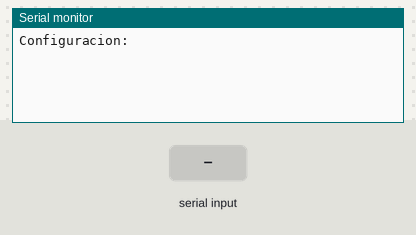
Bench run of a sketch on a simulated Arduino Uno, built with avr-gcc and run on an emulated ATmega328P. Parts: the last lines printed to the serial monitor. The test bench sets the inputs (shaded band).

Above: at 1.2 s.
1.3 s: "1" received over the second serial link
At 1.9 s:
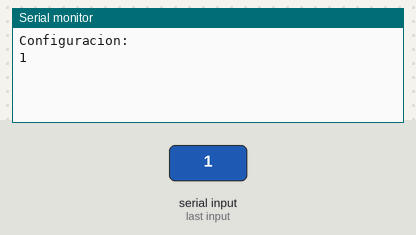
2.8 s: "0" received over the second serial link
At 4.2 s:
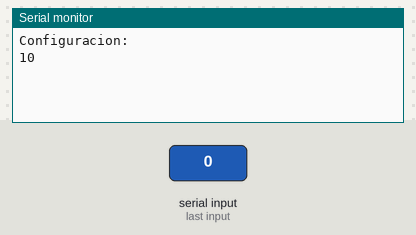

The sketch:

conf-bt.ino
```cpp
#include <SoftwareSerial.h>
 //incluimos biblioteca que permite definir un segundo puerto serial en los puertos digitales de Arduino

SoftwareSerial mySerial(10, 11);
// Definimos un segundo puerto serial, colocando el Pin 10 como RX y el Pin 11 como TX

void setup()
{
Serial.begin(9600);
mySerial.begin(38400);
while (!Serial) {
}
 Serial.println("Configuracion:");
}


void loop()
{
//Se leen los datos de los modulos Bluetooth simultaneamente para su configuracion
if (mySerial.available())
 Serial.write(mySerial.read());
if (Serial.available())
mySerial.write(Serial.read());
}
```

Measured:
- after the input at 1.3 s, the serial monitor: prints a new line at once (image 1)
- after the input at 2.8 s, the serial monitor: prints a new line at once (image 2)
